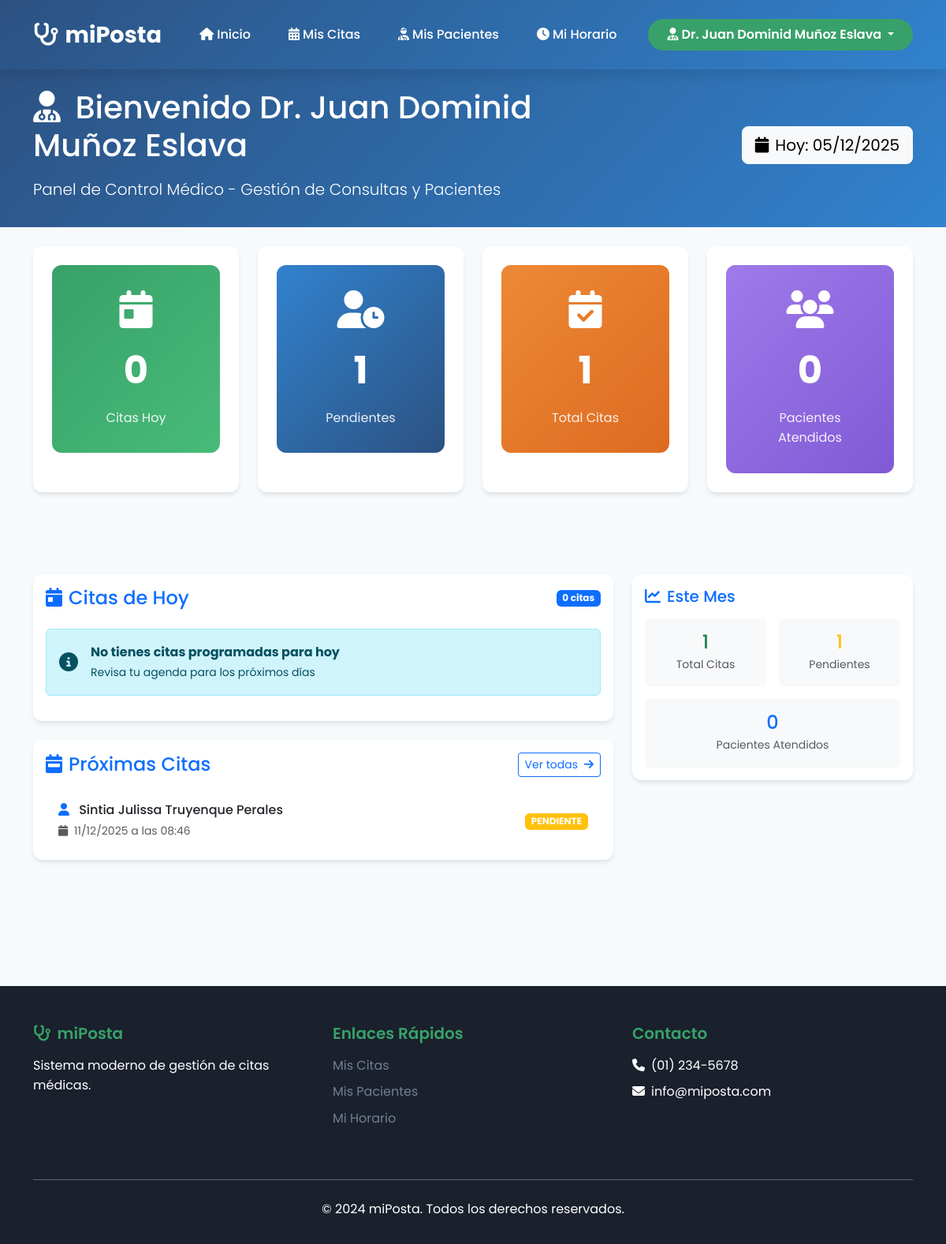
Before: /dashboard/medico/ (signed in) with the older database file.
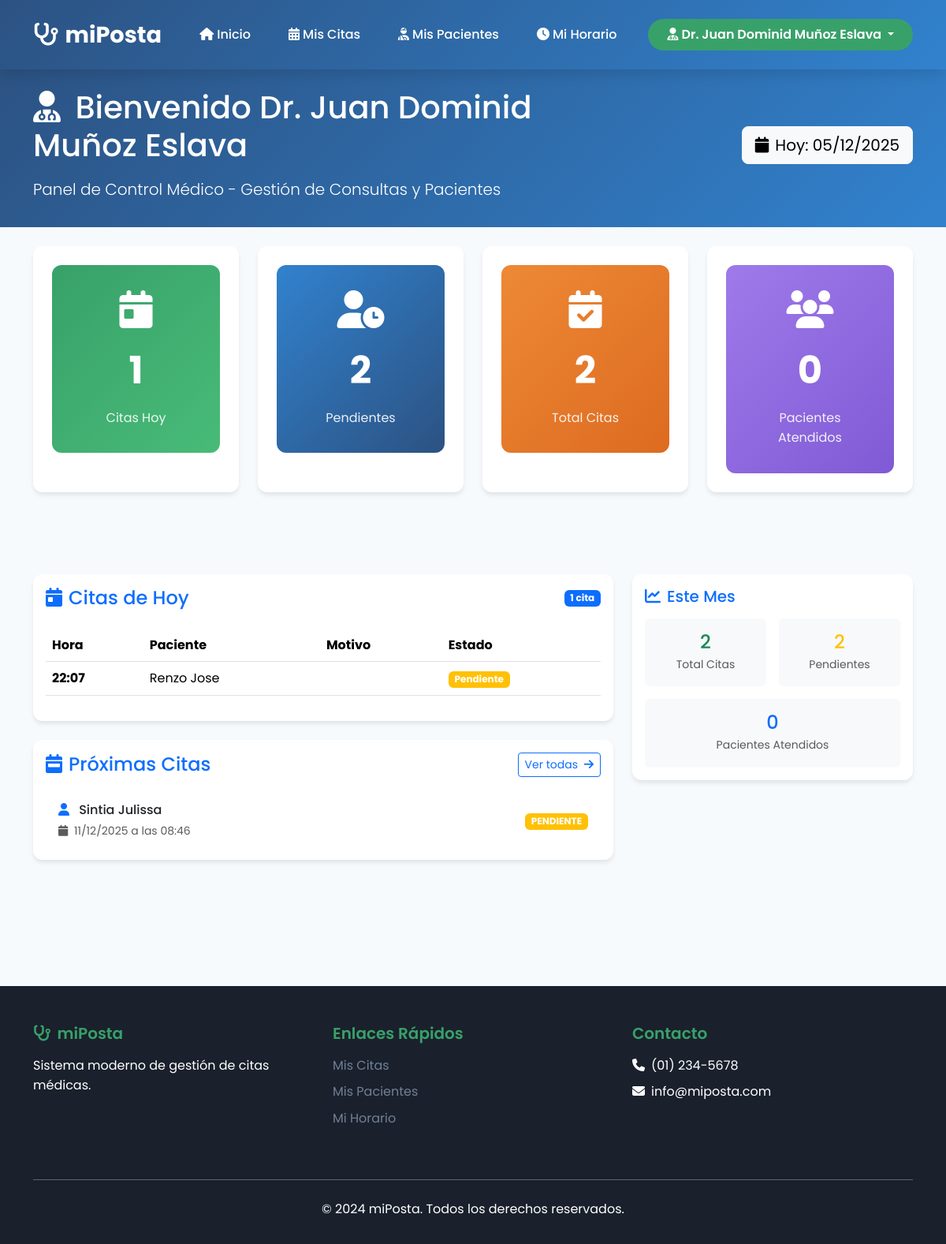
After: the same page with the newer database file.
### core/models.py (models this page shows, shortened)
class Cita(models.Model):
    ESTADOS = [
        ('PENDIENTE', 'Pendiente'),
        ('CONFIRMADA', 'Confirmada'),
        ('CANCELADA', 'Cancelada'),
        ('COMPLETADA', 'Completada'),
    ]
    paciente = models.ForeignKey(Usuario, on_delete=models.CASCADE, related_name='citas_paciente', limit_choices_to={'rol': 'PACIENTE'})
    medico = models.ForeignKey(Usuario, on_delete=models.CASCADE, related_name='citas_medico', limit_choices_to={'rol': 'MEDICO'})
    especialidad = models.ForeignKey(Especialidad, on_delete=models.SET_NULL, null=True, blank=True)
    fecha_hora = models.DateTimeField()
    motivo = models.TextField()
    estado = models.CharField(max_length=20, choices=ESTADOS, default='PENDIENTE')
    notas = models.TextField(blank=True)
    creado_en = models.DateTimeField(auto_now_add=True)
    actualizado_en = models.DateTimeField(auto_now=True)
    class Meta:
        db_table = 'citas'
        ordering = ['-fecha_hora']
        verbose_name = 'Cita'
        verbose_name_plural = 'Citas'

class Usuario(AbstractUser):
    ROLES = [
        ('ADMIN', 'Administrador'),
        ('MEDICO', 'Médico'),
        ('PACIENTE', 'Paciente'),
    ]
    rol = models.CharField(max_length=10, choices=ROLES, default='PACIENTE')
    telefono = models.CharField(max_length=15, blank=True)
    direccion = models.TextField(blank=True)
    fecha_nacimiento = models.DateField(null=True, blank=True)
    class Meta:
        db_table = 'usuarios'
        verbose_name = 'Usuario'
        verbose_name_plural = 'Usuarios'

### core/views.py (the view)
# urls.py: path('dashboard/medico/', views.medico_dashboard, name='medico_dashboard'),
@login_required
def medico_dashboard(request):
    if request.user.rol != 'MEDICO':
        messages.error(request, 'No tienes permisos para acceder')
        return redirect('login')
    hoy_inicio = timezone.now().replace(hour=0, minute=0, second=0, microsecond=0)
    hoy_fin = hoy_inicio + timezone.timedelta(days=1)
    citas_hoy = Cita.objects.filter(
        medico=request.user,
        fecha_hora__gte=hoy_inicio,
        fecha_hora__lt=hoy_fin
    ).order_by('fecha_hora')
    ahora = timezone.now()
    proximas_citas = Cita.objects.filter(
        medico=request.user,
        fecha_hora__gt=hoy_fin,
        estado='PENDIENTE'
    ).order_by('fecha_hora')[:3]
    total_citas = Cita.objects.filter(medico=request.user).count()
    citas_pendientes = Cita.objects.filter(medico=request.user, estado='PENDIENTE').count()
    total_pacientes = Cita.objects.filter(
        medico=request.user,
        estado__in=['COMPLETADA', 'ATENDIDA']  # Múltiples estados
    ).values('paciente').distinct().count()
    context = {
        'citas_hoy': citas_hoy,
        'proximas_citas': proximas_citas,
        'total_citas': total_citas,
        'citas_pendientes': citas_pendientes,
        'total_pacientes': total_pacientes,
        'today': timezone.now(),
    }
    return render(request, 'medico/index.html', context)

### templates/medico/index.html (shortened to what the changed rows need)
{% load static %}
<!DOCTYPE html>
<html lang="es">
<head>
    <link href="https://cdn.jsdelivr.net/npm/bootstrap@5.3.2/dist/css/bootstrap.min.css" rel="stylesheet">
    <link rel="stylesheet" href="https://cdnjs.cloudflare.com/ajax/libs/font-awesome/6.4.0/css/all.min.css">
    <link rel="stylesheet" href="{% static 'css/styles.css' %}">
</head>
<body>
    <section class="dashboard-header">
        <div class="container">
            <div class="row align-items-center">
                <div class="col-lg-8">
                    <h1 class="mb-3">
                        <i class="fas fa-user-md me-2"></i>
                        Bienvenido Dr. {{ user.get_full_name|default:user.username }}
                    </h1>
                </div>
            </div>
        </div>
    </section>
    <section class="py-4 bg-light-custom">
        <div class="container">
            <div class="row g-4">
                <div class="col-lg-3 col-md-6">
                    <div class="card card-custom h-100">
                        <div class="card-body text-center p-4">
                            <div class="stats-card">
                                <i class="fas fa-calendar-day mb-3" style="font-size: 3rem;"></i>
                                <div class="stats-number">{{ citas_hoy.count }}</div>
                                <div class="stats-label">Citas Hoy</div>
                            </div>
                        </div>
                    </div>
                </div>
                <div class="col-lg-3 col-md-6">
                    <div class="card card-custom h-100">
                        <div class="card-body text-center p-4">
                            <div class="stats-card" style="background: linear-gradient(135deg, #3182ce 0%, #2c5282 100%);">
                                <i class="fas fa-user-clock mb-3" style="font-size: 3rem;"></i>
                                <div class="stats-number">{{ citas_pendientes }}</div>
                                <div class="stats-label">Pendientes</div>
                            </div>
                        </div>
                    </div>
                </div>
                <div class="col-lg-3 col-md-6">
                    <div class="card card-custom h-100">
                        <div class="card-body text-center p-4">
                            <div class="stats-card" style="background: linear-gradient(135deg, #ed8936 0%, #dd6b20 100%);">
                                <i class="fas fa-calendar-check mb-3" style="font-size: 3rem;"></i>
                                <div class="stats-number">{{ total_citas }}</div>
                                <div class="stats-label">Total Citas</div>
                            </div>
                        </div>
                    </div>
                </div>
            </div>
        </div>
    </section>
    <section class="section-padding">
        <div class="container">
            <div class="row">
                <div class="col-lg-8">
                    <div class="card card-custom">
                        <div class="card-body">
                            <div class="d-flex justify-content-between align-items-center mb-4">
                                <h4 class="text-primary mb-0">
                                    <i class="fas fa-calendar-day me-2"></i>Citas de Hoy
                                </h4>
                                <span class="badge bg-primary">{{ citas_hoy.count }} cita{{ citas_hoy.count|pluralize:"s" }}</span>
                            </div>
                            {% if citas_hoy %}
                            <div class="table-responsive">
                                <table class="table table-hover">
                                    <thead>
                                        <tr>
                                            <th>Hora</th>
                                            <th>Paciente</th>
                                            <th>Motivo</th>
                                            <th>Estado</th>
                                        </tr>
                                    </thead>
                                    <tbody>
                                        {% for cita in citas_hoy %}
                                        <tr>
                                            <td><strong>{{ cita.fecha_hora|date:"H:i" }}</strong></td>
                                            <td>{{ cita.paciente.first_name|default:cita.paciente.username }}</td>
                                            <td>{{ cita.motivo|truncatewords:5 }}</td>
                                            <td>
                                                {% if cita.estado == 'PENDIENTE' %}
                                                    <span class="badge bg-warning">Pendiente</span>
                                                {% elif cita.estado == 'CONFIRMADA' %}
                                                    <span class="badge bg-success">Confirmada</span>
                                                {% else %}
                                                    <span class="badge bg-secondary">{{ cita.estado }}</span>
                                                {% endif %}
                                            </td>
                                        </tr>
                                        {% endfor %}
                                    </tbody>
                                </table>
                            </div>
                            {% else %}
                            <div class="alert alert-info d-flex align-items-center" role="alert">
                                <i class="fas fa-info-circle me-3 fs-4"></i>
                                <div>
                                    <strong>No tienes citas programadas para hoy</strong><br>
                                    <small>Revisa tu agenda para los próximos días</small>
                                </div>
                            </div>
                            {% endif %}
                        </div>
                    </div>
                    <div class="card card-custom mt-4">
                        <div class="card-body">
                            {% if proximas_citas %}
                            <div class="list-group list-group-flush">
                                {% for cita in proximas_citas %}
                                <div class="list-group-item">
                                    <div class="d-flex w-100 justify-content-between align-items-center">
                                        <div>
                                            <h6 class="mb-1">
                                                <i class="fas fa-user me-2 text-primary"></i>
                                                {{ cita.paciente.first_name|default:cita.paciente.username }}
                                            </h6>
                                            <small class="text-muted">
                                                <i class="fas fa-calendar me-1"></i>
                                                {{ cita.fecha_hora|date:"d/m/Y" }} a las {{ cita.fecha_hora|date:"H:i" }}
                                            </small>
                                        </div>
                                        <span class="badge bg-warning">{{ cita.estado }}</span>
                                    </div>
                                </div>
                                {% endfor %}
                            </div>
                            {% else %}
                            <div class="alert alert-info">
                                <i class="fas fa-info-circle me-2"></i>
                                No tienes citas próximas programadas
                            </div>
                            {% endif %}
                        </div>
                    </div>
                </div>
                <div class="col-lg-4">
                    <div class="card card-custom ">
                        <div class="card-body">
                            <div class="row text-center g-3">
                                <div class="col-6">
                                    <div class="p-3 bg-light rounded">
                                        <h4 class="text-success mb-0">{{ total_citas }}</h4>
                                        <small class="text-muted">Total Citas</small>
                                    </div>
                                </div>
                                <div class="col-6">
                                    <div class="p-3 bg-light rounded">
                                        <h4 class="text-warning mb-0">{{ citas_pendientes }}</h4>
                                        <small class="text-muted">Pendientes</small>
                                    </div>
                                </div>
                            </div>
                        </div>
                    </div>
                </div>
            </div>
        </div>
    </section>
</body>
</html>

Changed rows visible on the page:
added Cita: fecha_hora "22:07", paciente.first_name "Renzo Jose", estado "Pendiente", shown under "Citas de Hoy"
changed through a linked row, Cita "PENDIENTE": paciente.first_name "Sintia Julissa Truyenque Perales" → "Sintia Julissa"
Other visible differences:
{{ citas_hoy.count }}: "0" → "1"
{{ citas_pendientes }}: "1" → "2"
{{ total_citas }}: "1" → "2"
text no longer shown: "No tienes citas programadas para hoy Revisa tu agenda para los próximos días"
text now shown: "Hora Paciente Motivo Estado"
